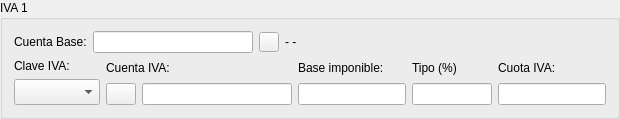
        <widget class="QGroupBox" name="groupBox">
         <property name="title">
          <string>IVA 1</string>
         </property>
         <layout class="QVBoxLayout">
          <item>
           <layout class="QHBoxLayout">
            <item>
             <widget class="QLabel" name="textLabel1">
              <property name="lineWidth">
               <number>1</number>
              </property>
              <property name="text">
               <string>Cuenta Base:</string>
              </property>
              <property name="wordWrap">
               <bool>false</bool>
              </property>
             </widget>
            </item>
            <item>
             <widget class="QLineEdit" name="CtabaselineEdit">
              <property name="maximumSize">
               <size>
                <width>160</width>
                <height>16777215</height>
               </size>
              </property>
              <property name="maxLength">
               <number>40</number>
              </property>
             </widget>
            </item>
            <item>
             <widget class="QPushButton" name="ctabasepushButton">
              <property name="sizePolicy">
               <sizepolicy hsizetype="Minimum" vsizetype="Minimum">
                <horstretch>0</horstretch>
                <verstretch>0</verstretch>
               </sizepolicy>
              </property>
              <property name="minimumSize">
               <size>
                <width>15</width>
                <height>15</height>
               </size>
              </property>
              <property name="maximumSize">
               <size>
                <width>20</width>
                <height>20</height>
               </size>
              </property>
              <property name="text">
               <string/>
              </property>
              <property name="icon">
               <iconset resource="keme.qrc">
                <normaloff>:/iconos/graf/viewer.xpm</normaloff>:/iconos/graf/viewer.xpm</iconset>
              </property>
              <property name="autoDefault">
               <bool>true</bool>
              </property>
             </widget>
            </item>
            <item>
             <widget class="QLabel" name="basetextLabel">
              <property name="sizePolicy">
               <sizepolicy hsizetype="Expanding" vsizetype="Preferred">
                <horstretch>0</horstretch>
                <verstretch>0</verstretch>
               </sizepolicy>
              </property>
              <property name="text">
               <string>- -</string>
              </property>
              <property name="wordWrap">
               <bool>false</bool>
              </property>
             </widget>
            </item>
           </layout>
          </item>
          <item>
           <layout class="QHBoxLayout">
            <item>
             <layout class="QVBoxLayout">
              <item>
               <widget class="QLabel" name="TextLabel3">
                <property name="font">
                 <font>
                  <pointsize>9</pointsize>
                 </font>
                </property>
                <property name="text">
                 <string>Clave IVA:</string>
                </property>
                <property name="wordWrap">
                 <bool>false</bool>
                </property>
               </widget>
              </item>
              <item>
               <widget class="QComboBox" name="ClaveivacomboBox">
                <property name="font">
                 <font>
                  <pointsize>11</pointsize>
                 </font>
                </property>
               </widget>
              </item>
             </layout>
            </item>
            <item>
             <layout class="QVBoxLayout">
              <item>
               <widget class="QLabel" name="textLabel4">
                <property name="text">
                 <string>Cuenta IVA:</string>
                </property>
                <property name="wordWrap">
                 <bool>false</bool>
                </property>
               </widget>
              </item>
              <item>
               <layout class="QHBoxLayout">
                <item>
                 <widget class="QPushButton" name="ctaivapushButton">
                  <property name="sizePolicy">
                   <sizepolicy hsizetype="Preferred" vsizetype="Preferred">
                    <horstretch>0</horstretch>
                    <verstretch>0</verstretch>
                   </sizepolicy>
                  </property>
                  <property name="minimumSize">
                   <size>
                    <width>20</width>
                    <height>15</height>
                   </size>
                  </property>
                  <property name="maximumSize">
                   <size>
                    <width>30</width>
                    <height>30</height>
                   </size>
                  </property>
                  <property name="text">
                   <string/>
                  </property>
                  <property name="icon">
                   <iconset resource="keme.qrc">
                    <normaloff>:/iconos/graf/viewer.xpm</normaloff>:/iconos/graf/viewer.xpm</iconset>
                  </property>
                  <property name="autoDefault">
                   <bool>true</bool>
                  </property>
                 </widget>
                </item>
                <item>
                 <widget class="QLineEdit" name="CtaivalineEdit">
                  <property name="minimumSize">
                   <size>
                    <width>150</width>
                    <height>0</height>
                   </size>
                  </property>
                  <property name="maxLength">
                   <number>40</number>
                  </property>
                 </widget>
                </item>
               </layout>
              </item>
             </layout>
            </item>
            <item>
             <layout class="QVBoxLayout">
              <item>
               <widget class="QLabel" name="textLabel2">
                <property name="text">
                 <string>Base imponible:</string>
                </property>
                <property name="wordWrap">
                 <bool>false</bool>
                </property>
               </widget>
              </item>
              <item>
               <widget class="QLineEdit" name="baselineEdit"/>
              </item>
             </layout>
            </item>
            <item>
             <layout class="QVBoxLayout">
              <item>
               <widget class="QLabel" name="textLabel6">
                <property name="text">
                 <string>Tipo (%)</string>
                </property>
                <property name="wordWrap">
                 <bool>false</bool>
                </property>
               </widget>
              </item>
              <item>
               <widget class="QLineEdit" name="TipolineEdit">
                <property name="maximumSize">
                 <size>
                  <width>80</width>
                  <height>32767</height>
                 </size>
                </property>
                <property name="text">
                 <string/>
                </property>
                <property name="readOnly">
                 <bool>true</bool>
                </property>
               </widget>
              </item>
             </layout>
            </item>
            <item>
             <layout class="QVBoxLayout">
              <item>
               <widget class="QLabel" name="textLabel7">
                <property name="text">
                 <string>Cuota IVA:</string>
                </property>
                <property name="wordWrap">
                 <bool>false</bool>
                </property>
               </widget>
              </item>
              <item>
               <widget class="QLineEdit" name="CuotalineEdit">
                <property name="readOnly">
                 <bool>true</bool>
                </property>
               </widget>
              </item>
             </layout>
            </item>
           </layout>
          </item>
         </layout>
        </widget>
